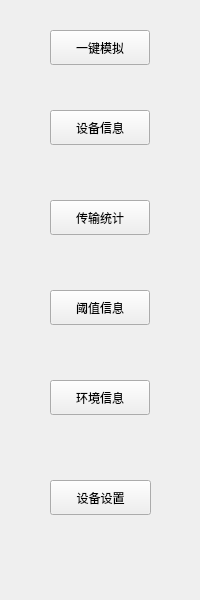
<?xml version="1.0" encoding="UTF-8"?>
<ui version="4.0">
 <class>IP_SimulationToolWid</class>
 <widget class="QWidget" name="IP_SimulationToolWid">
  <property name="geometry">
   <rect>
    <x>0</x>
    <y>0</y>
    <width>200</width>
    <height>600</height>
   </rect>
  </property>
  <property name="windowTitle">
   <string>Form</string>
  </property>
  <widget class="QPushButton" name="transBtn">
   <property name="geometry">
    <rect>
     <x>50</x>
     <y>200</y>
     <width>100</width>
     <height>35</height>
    </rect>
   </property>
   <property name="text">
    <string>传输统计</string>
   </property>
  </widget>
  <widget class="QPushButton" name="settingBtn">
   <property name="geometry">
    <rect>
     <x>50</x>
     <y>480</y>
     <width>101</width>
     <height>35</height>
    </rect>
   </property>
   <property name="text">
    <string>设备设置</string>
   </property>
  </widget>
  <widget class="QPushButton" name="mnTestBtn">
   <property name="geometry">
    <rect>
     <x>50</x>
     <y>30</y>
     <width>100</width>
     <height>35</height>
    </rect>
   </property>
   <property name="text">
    <string>一键模拟</string>
   </property>
  </widget>
  <widget class="QPushButton" name="envBtn">
   <property name="geometry">
    <rect>
     <x>50</x>
     <y>380</y>
     <width>100</width>
     <height>35</height>
    </rect>
   </property>
   <property name="text">
    <string>环境信息</string>
   </property>
  </widget>
  <widget class="QPushButton" name="devBtn">
   <property name="geometry">
    <rect>
     <x>50</x>
     <y>110</y>
     <width>100</width>
     <height>35</height>
    </rect>
   </property>
   <property name="text">
    <string>设备信息</string>
   </property>
  </widget>
  <widget class="QPushButton" name="thresholdBtn">
   <property name="geometry">
    <rect>
     <x>50</x>
     <y>290</y>
     <width>100</width>
     <height>35</height>
    </rect>
   </property>
   <property name="text">
    <string>阈值信息</string>
   </property>
  </widget>
 </widget>
 <resources/>
 <connections/>
</ui>
